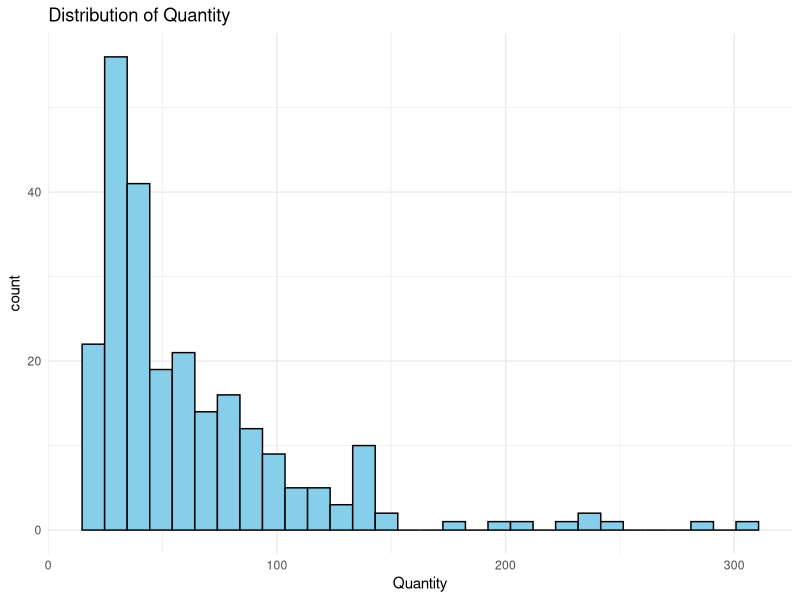
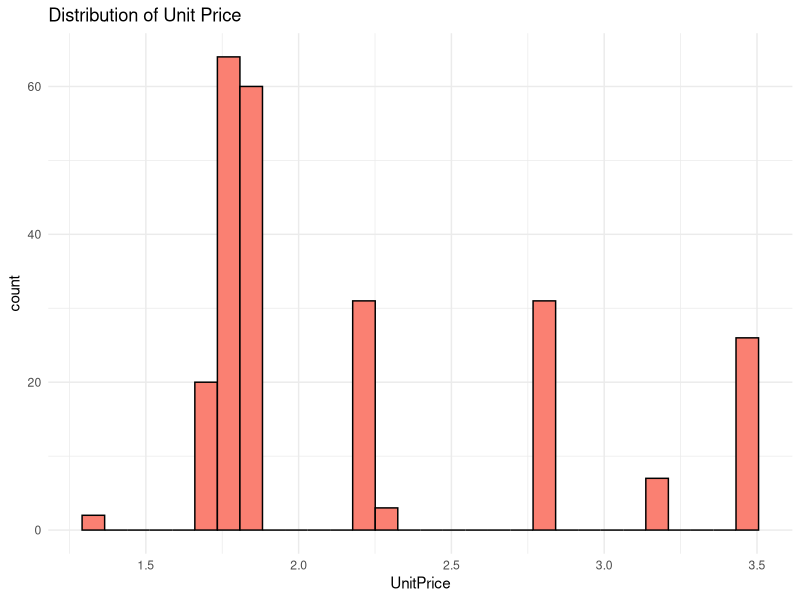
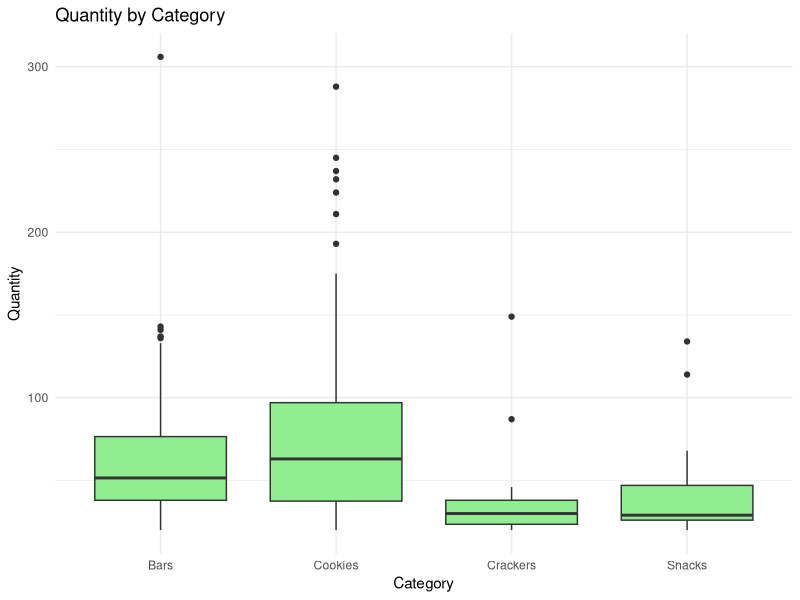
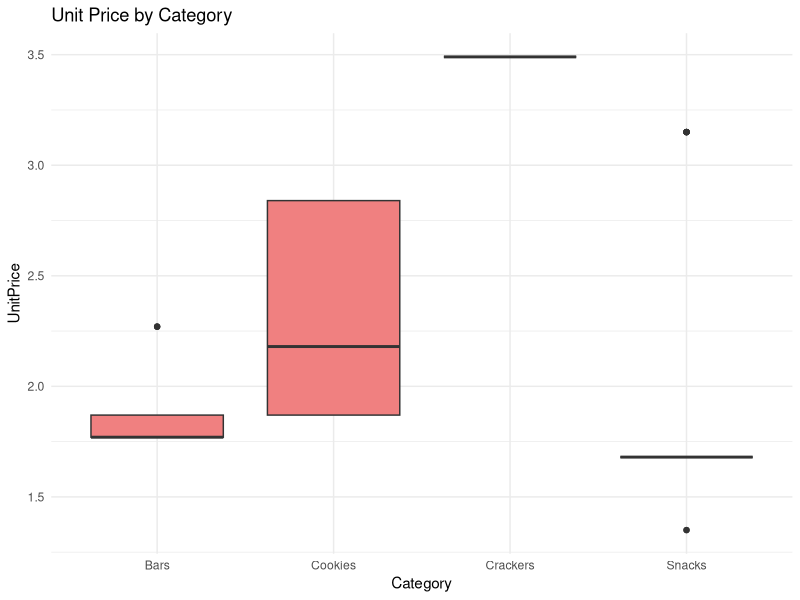
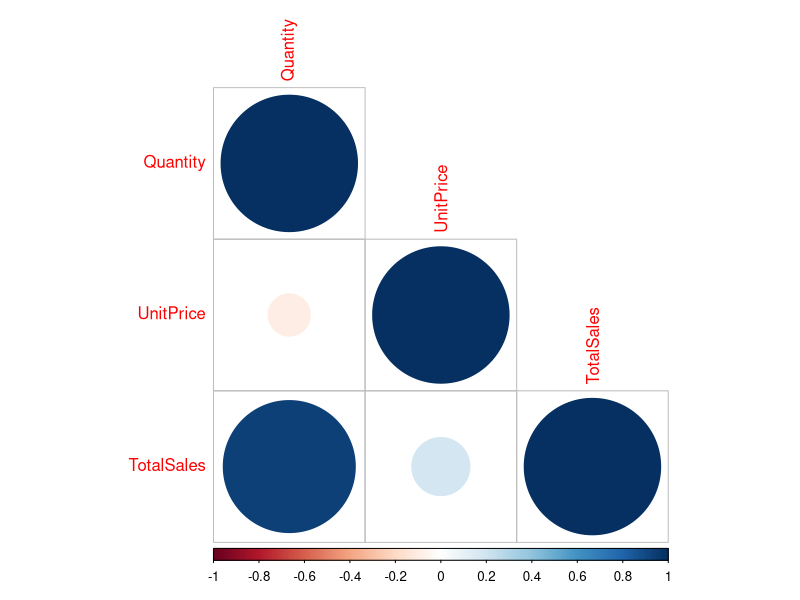
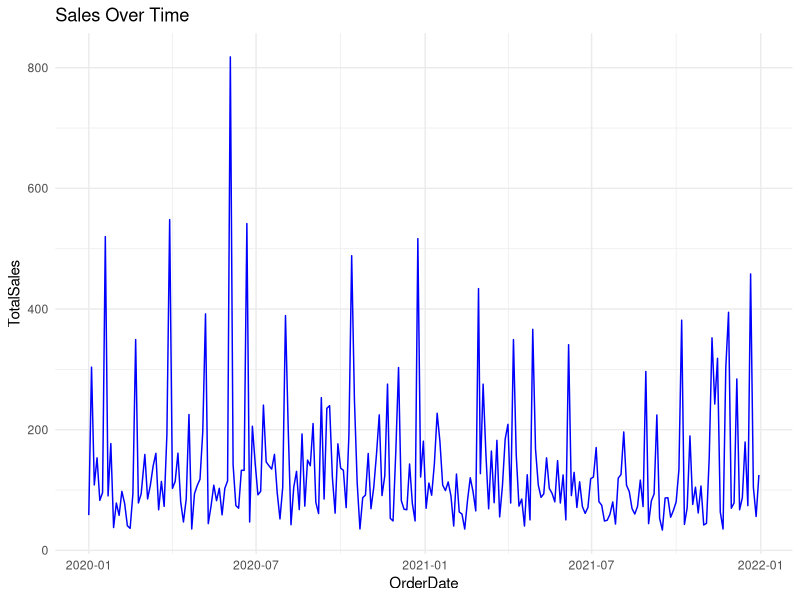

Here is the R script that generated these plots, in order:
# Load required libraries
library(readxl)
library(dplyr)
library(ggplot2)
library(tidyr)
library(lubridate)
library(corrplot)

# Load the Excel file and sheet
data <- read_excel("Sampledatafoodslaes.xlsx", sheet = "FoodSales")

# View structure
str(data)

# Shape of the dataset
cat("Rows:", nrow(data), " Columns:", ncol(data), "\n")

# Check for missing values
sapply(data, function(x) sum(is.na(x)))

# Check for duplicates
cat("Duplicates:", sum(duplicated(data)), "\n")

# Summary statistics for numerical columns
summary(select(data, Quantity, UnitPrice))

# Frequency counts for categorical variables
table(data$Region)
table(data$City)
table(data$Category)

# Feature Engineering
data <- data %>%
  mutate(
    TotalSales = Quantity * UnitPrice,
    OrderDate = as.Date(OrderDate),
    Month = month(OrderDate, label = TRUE),
    Year = year(OrderDate)
  )

# Histograms for Quantity and UnitPrice
ggplot(data, aes(x = Quantity)) + 
  geom_histogram(bins = 30, fill = "skyblue", color = "black") +
  theme_minimal() + ggtitle("Distribution of Quantity")

ggplot(data, aes(x = UnitPrice)) + 
  geom_histogram(bins = 30, fill = "salmon", color = "black") +
  theme_minimal() + ggtitle("Distribution of Unit Price")

 #Box plots for UnitPrice and Quantity by Category
ggplot(data, aes(x = Category, y = Quantity)) + 
  geom_boxplot(fill = "lightgreen") + 
  theme_minimal() + ggtitle("Quantity by Category")

ggplot(data, aes(x = Category, y = UnitPrice)) + 
  geom_boxplot(fill = "lightcoral") + 
  theme_minimal() + ggtitle("Unit Price by Category")

  # Correlation matrix (numerical only)
num_data <- select(data, Quantity, UnitPrice, TotalSales)
cor_matrix <- cor(num_data)
corrplot(cor_matrix, method = "circle", type = "lower")

# Sales trends over time
ggplot(data, aes(x = OrderDate, y = TotalSales)) +
  geom_line(color = "blue") +
  theme_minimal() + ggtitle("Sales Over Time")

# Monthly Sales Trend
monthly_sales <- data %>%
  group_by(Year, Month) %>%
  summarise(MonthlySales = sum(TotalSales), .groups = "drop")
